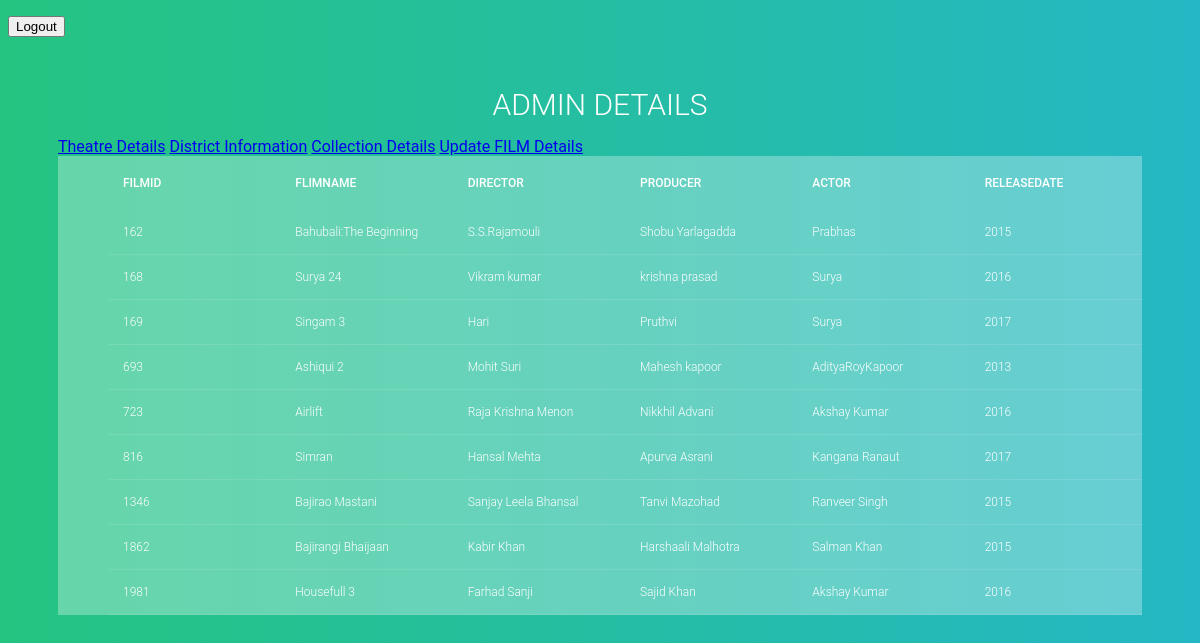
/Admindetails.php, run on the app's committed database.
### tables this page shows
CREATE TABLE `filmdetails` (
  `FilmID` int(11) NOT NULL,
  `FlimName` varchar(30) NOT NULL,
  `Director` varchar(20) NOT NULL,
  `Producer` varchar(20) NOT NULL,
  `Actor` varchar(20) NOT NULL,
  `ReleaseDate` int(11) NOT NULL
);

### Admindetails.php (the view, shortened to what this page needs)
<!DOCTYPE html>
<html >
<head>
  <link rel="stylesheet" href="https://cdnjs.cloudflare.com/ajax/libs/meyer-reset/2.0/reset.min.css">
      <link rel="stylesheet" href="style2.css">
</head>
         <p>
			<form action="home2.html">
				<button>Logout</button>
			</form
		</p>
<?php
		require 'setUp.php';
		$sql = "SELECT * FROM filmdetails";
		$result = $conn->query($sql);
		if (!($result->num_rows > 0)) {
			echo "0 results";
		} else {
	?>
	<body>
  <section>
  <h1>Admin Details</h1>
        <a href="TheatherDetails.php" >Theatre Details</a>
	    <a href="DistrictInfo.php">District Information</a>
        <a href="collection.php">Collection Details</a>
		<a href ="Admindetails1.php" >Update FILM Details </a>
  <div class="tbl-header">
    <table cellpadding="0" cellspacing="0" border="0">
      <thead>
		<tr>
			<th>FilmID</th>
			<th>FlimName</th>
			<th>Director</th>
			<th>Producer</th>
			<th>Actor</th>
			<th>ReleaseDate</th>
		</tr>
		</thead>
          <tbody>
			<?php
				while($row = $result->fetch_assoc()) {
					echo "<tr>
						<td> {$row['FilmID']}</a></td>
						<td>{$row['FlimName']}</td>
						<td>{$row['Director']}</td>
						<td>{$row['Producer']}</td>
						<td>{$row['Actor']}</td>
						<td>{$row['ReleaseDate']}</td>
						</tr>\n";
    				}
			?>
		</tbody>
          </table>
      </div>
	<?php
		}
	?>

### style2.css (style rules this page uses)
h1 { font-size: 30px; color: #fff; text-transform: uppercase; font-weight: 300; text-align: center; margin-bottom: 15px; }
table { width:100%; table-layout: fixed; }
.tbl-header { background-color: rgba(255,255,255,0.3); }
th { padding: 20px 15px; text-align: left; font-weight: 500; font-size: 12px; color: #fff; text-transform: uppercase; }
td { padding: 15px; text-align: left; vertical-align:middle; font-weight: 300; font-size: 12px; color: #fff; border-bottom: solid 1px rgba(255,255,255,0.1); }
body { background: -webkit-linear-gradient(left, #25c481, #25b7c4); background: linear-gradient(to right, #25c481, #25b7c4); font-family: 'Roboto', sans-serif; }
section { margin: 50px; }
div { padding-left: 50px; }

### data on the page
filmdetails: FilmID "162", FlimName "Bahubali:The Beginning", Director "S.S.Rajamouli", Producer "Shobu Yarlagadda", Actor "Prabhas", ReleaseDate "2015"
filmdetails: FilmID "168", FlimName "Surya 24", Director "Vikram kumar", Producer "krishna prasad", Actor "Surya", ReleaseDate "2016"
filmdetails: FilmID "169", FlimName "Singam 3", Director "Hari", Producer "Pruthvi", Actor "Surya", ReleaseDate "2017"
filmdetails: FilmID "693", FlimName "Ashiqui 2", Director "Mohit Suri", Producer "Mahesh kapoor", Actor "AdityaRoyKapoor", ReleaseDate "2013"
filmdetails: FilmID "723", FlimName "Airlift", Director "Raja Krishna Menon", Producer "Nikkhil Advani", Actor "Akshay Kumar", ReleaseDate "2016"
filmdetails: FilmID "816", FlimName "Simran", Director "Hansal Mehta", Producer "Apurva Asrani", Actor "Kangana Ranaut", ReleaseDate "2017"
filmdetails: FilmID "1346", FlimName "Bajirao Mastani", Director "Sanjay Leela Bhansal", Producer "Tanvi Mazohad", Actor "Ranveer Singh", ReleaseDate "2015"
filmdetails: FilmID "1862", FlimName "Bajirangi Bhaijaan", Director "Kabir Khan", Producer "Harshaali Malhotra", Actor "Salman Khan", ReleaseDate "2015"
filmdetails: FilmID "1981", FlimName "Housefull 3", Director "Farhad Sanji", Producer "Sajid Khan", Actor "Akshay Kumar", ReleaseDate "2016"
